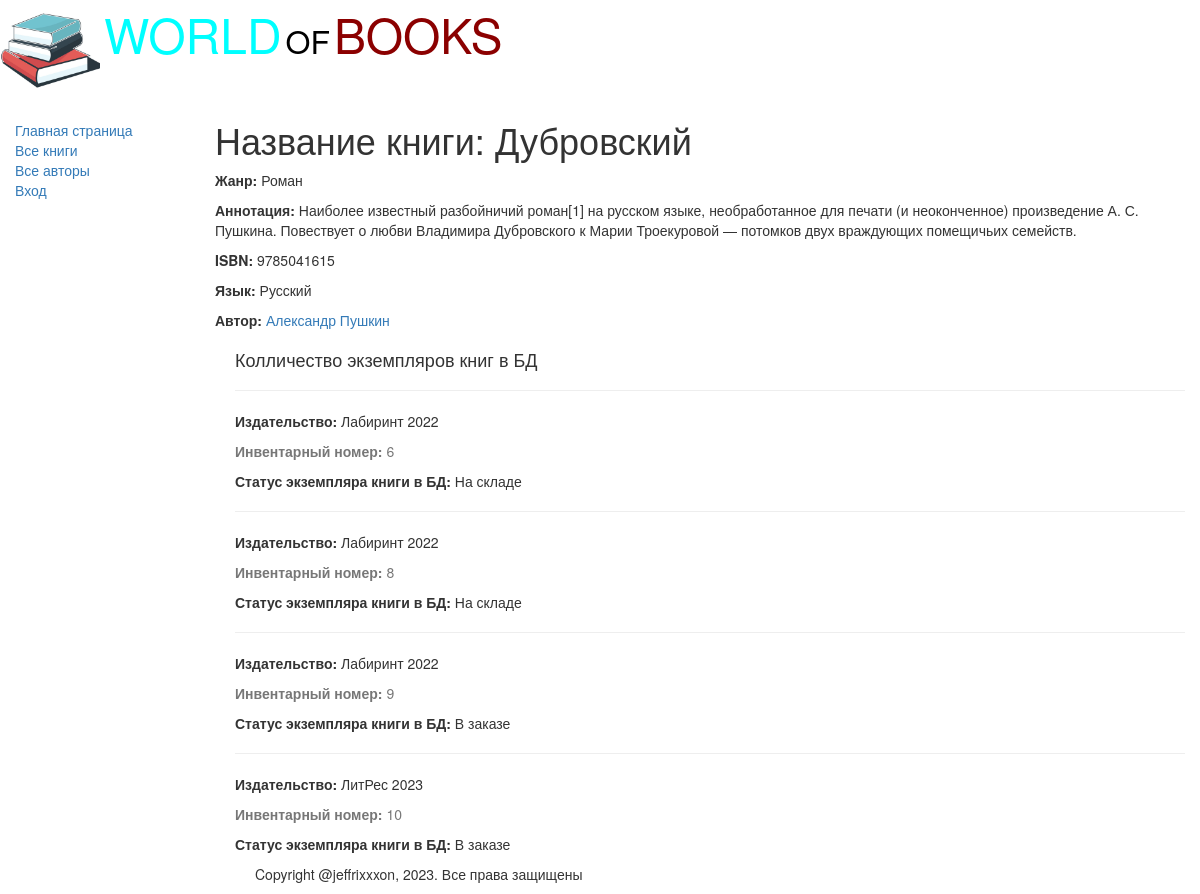
Before: /book/4 with the older database file.
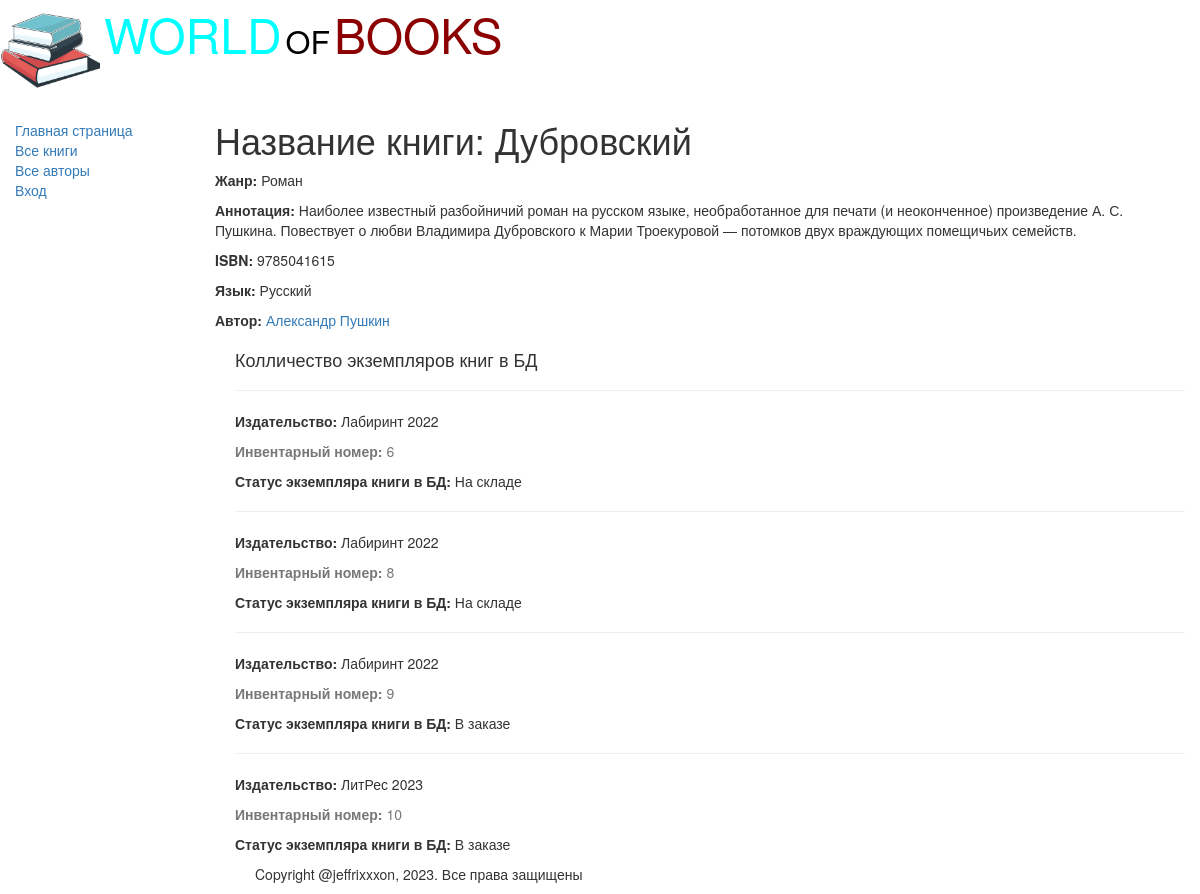
After: the same page with the newer database file.
### catalog/models.py (models this page shows, shortened)
class Book(models.Model):
    title = models.CharField(max_length=200,
                             help_text='Введите название книги',
                             verbose_name='Название книги')
    genre = models.ForeignKey('Genre',
                              on_delete=models.CASCADE,
                              help_text='Выберите жанр для книги',
                              verbose_name='Жанр книги', null=True)
    language = models.ForeignKey('Language',
                                 on_delete=models.CASCADE,
                                 help_text='Выберите язык книги',
                                 verbose_name='Язык книги', null=True)
    author = models.ManyToManyField('Author',
                                    help_text='Выберите автора книги',
                                    verbose_name='Автор книги')
    summary = models.TextField(max_length=1000,
                               help_text='Введите краткое описание книги',
                               verbose_name='Аннотация книги')
    isbn = models.CharField(max_length=13,
                            help_text='Должно содержать 13 символов',
                            verbose_name='ISBN книги')
    def display_author(self):
        return ', '.join([author.last_name for author in self.author.all()])
    display_author.short_description = 'Авторы'

class Genre(models.Model):
    name = models.CharField(max_length=200,
                            help_text='Введите жанр книги',
                            verbose_name='Жанр книги')
    def __str__(self):
        return self.name

class Language(models.Model):
    name = models.CharField(max_length=20,
                            help_text='Введите язык книги',
                            verbose_name='Язык книги')
    def __str__(self):
        return self.name

### catalog/views.py (the view)
# urls.py: re_path(r'^book/(?P<pk>\d+)$', views.BookDetailView.as_view(), name='book-detail'),
class BookDetailView(generic.DetailView):
    model = Book

### catalog/models.py (called while the page is built)
    def __str__(self):
        return self.name

### catalog/templates/catalog/book_detail.html (shortened to what this page needs)
{% extends "base_generic.html" %}
{% block content %}
    <h1>Название книги: {{ book.title }}</h1>
    <p><strong>Жанр:</strong> {{ book.genre }}</p>
    <p><strong>Аннотация:</strong> {{ book.summary }}</p>
    <p><strong>ISBN:</strong> {{ book.isbn }}</p>
    <p><strong>Язык:</strong> {{ book.language }}</p>
        {% for author in book.author.all %}
            <p><strong>Автор:</strong>
                <a href="">{{ author.first_name }}
                            {{ author.last_name }}</a></p>
        {% endfor %}
<div style="margin-left: 20px;margin-top: 20px">
    <h4>Колличество экземпляров книг в БД</h4>
    {% for copy in book.bookinstance_set.all %}
    <hr>
    <p><strong>Издательство:</strong> {{ copy.imprint }}</p>
    <p class="text-muted"><strong>Инвентарный номер:</strong> {{ copy.id }}</p>
    <p><strong>Статус экземпляра книги в БД:</strong> {{ copy.status }}</p>
    {% endfor %}
</div>
{% endblock %}

Changed rows visible on the page:
changed Book "Дубровский": summary "Наиболее известный разбойничий роман[1] на русском языке, необработанное…" → "Наиболее известный разбойничий роман на русском языке, необработанное…"
